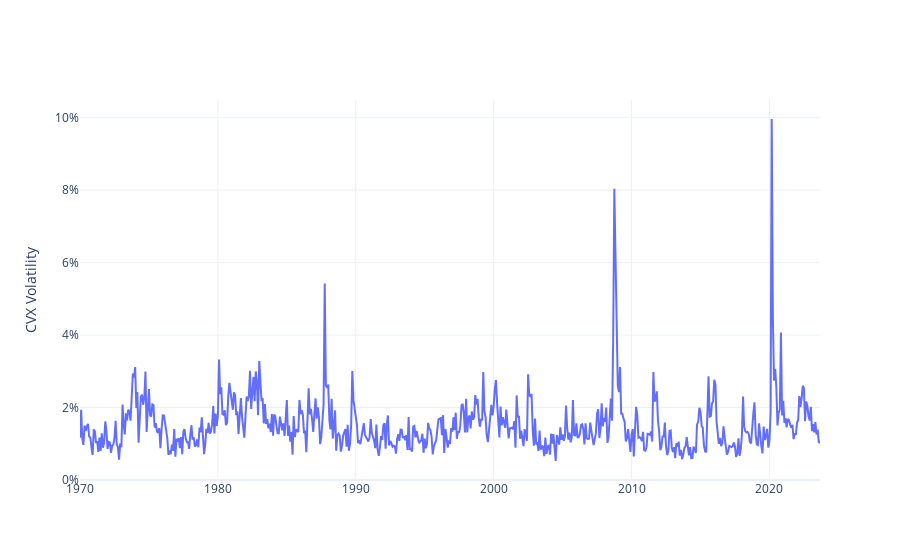

The notebook cell saved with this chart:
### Markdown cell above
# FIGURE 1

### Code cell
import plotly.graph_objects as go

trace = go.Scatter(
    x=vol.index.to_list(), 
    y=vol, 
    mode="lines", 
    hovertemplate="%{x}<br>%{y:.1%}<extra></extra>"
)
fig = go.Figure(trace)
fig.update_layout(
    yaxis_tickformat=".0%",
    yaxis_title = f"{name} Volatility",
    template="plotly_white",
)
fig.show()

### Figure 1 — Plotly figure (JSON) as saved in the notebook; plotly's stock layout.template omitted (floating-point values rounded to 4 significant figures; data arrays with more than 128 entries replaced by an {"elided": "..."} marker saying what was removed)
{"data": [{"hovertemplate": "%{x}<br>%{y:.1%}<extra></extra>", "mode": "lines", "type": "scatter", "x": {"elided": "645 str values"}, "y": {"elided": "645 float values"}}], "layout": {"yaxis": {"tickformat": ".0%", "title": {"text": "CVX Volatility"}}}}
